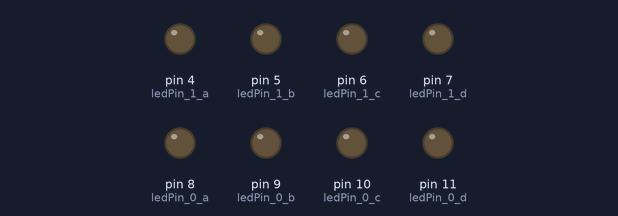
The sketch below on a simulated Arduino Uno, built with avr-gcc and run on an emulated ATmega328P. Parts: output pins drawn as LEDs (lit = HIGH).

Above: at 0.06 s.
Timing chart, 0 to 40.0 s (numbered marks = the images above):
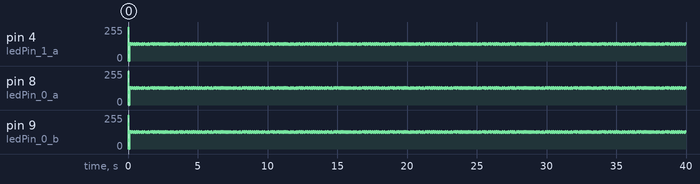

The sketch:

multi_nixie_fade_test.ino
```cpp
// SN74141 : Truth Table
//D C B A #
//L,L,L,L 0
//L,L,L,H 1
//L,L,H,L 2
//L,L,H,H 3
//L,H,L,L 4
//L,H,L,H 5
//L,H,H,L 6
//L,H,H,H 7
//H,L,L,L 8
//H,L,L,H 9

int ledPin_0_d = 11;
int ledPin_0_c = 10;
int ledPin_0_b = 9;
int ledPin_0_a = 8;

int ledPin_1_d = 7;
int ledPin_1_c = 6;
int ledPin_1_b = 5;
int ledPin_1_a = 4;

// anode pins
//int ledPin_a_1 = 10;
//int ledPin_a_2 = 11;
//int ledPin_a_3 = 12;


void setup()
{
  Serial.begin(9600);
  pinMode(ledPin_0_a, OUTPUT);
  pinMode(ledPin_0_b, OUTPUT);
  pinMode(ledPin_0_c, OUTPUT);
  pinMode(ledPin_0_d, OUTPUT);

  pinMode(ledPin_1_a, OUTPUT);
  pinMode(ledPin_1_b, OUTPUT);
  pinMode(ledPin_1_c, OUTPUT);
  pinMode(ledPin_1_d, OUTPUT);


}

void SetSN74141Chips( int num2, int num1 )
{
  int a,b,c,d;

  // set defaults.
  a=0;b=0;c=0;d=0; // will display a zero.

  // Load the a,b,c,d.. to send to the SN74141 IC (1)
  switch( num1 )
  {
    case 0: a=0;b=0;c=0;d=0;break;
    case 1: a=1;b=0;c=0;d=0;break;
    case 2: a=0;b=1;c=0;d=0;break;
    case 3: a=1;b=1;c=0;d=0;break;
    case 4: a=0;b=0;c=1;d=0;break;
    case 5: a=1;b=0;c=1;d=0;break;
    case 6: a=0;b=1;c=1;d=0;break;
    case 7: a=1;b=1;c=1;d=0;break;
    case 8: a=0;b=0;c=0;d=1;break;
    case 9: a=1;b=0;c=0;d=1;break;
    default: a=1;b=1;c=1;d=1;
    break;
  }

  // Write to output pins.
  digitalWrite(ledPin_0_d, d);
  digitalWrite(ledPin_0_c, c);
  digitalWrite(ledPin_0_b, b);
  digitalWrite(ledPin_0_a, a);

  // Load the a,b,c,d.. to send to the SN74141 IC (2)
  switch( num2 )
  {
    case 0: a=0;b=0;c=0;d=0;break;
    case 1: a=1;b=0;c=0;d=0;break;
    case 2: a=0;b=1;c=0;d=0;break;
    case 3: a=1;b=1;c=0;d=0;break;
    case 4: a=0;b=0;c=1;d=0;break;
    case 5: a=1;b=0;c=1;d=0;break;
    case 6: a=0;b=1;c=1;d=0;break;
    case 7: a=1;b=1;c=1;d=0;break;
    case 8: a=0;b=0;c=0;d=1;break;
    case 9: a=1;b=0;c=0;d=1;break;
    default: a=1;b=1;c=1;d=1;
    break;
  }

  // Write to output pins
  digitalWrite(ledPin_1_d, d);
  digitalWrite(ledPin_1_c, c);
  digitalWrite(ledPin_1_b, b);
  digitalWrite(ledPin_1_a, a);
}


float fadeMax = 6.0f;
float fadeStep = 0.3f;
int NumberArray[6]={0,0,0,0};
int currNumberArray[6]={0,0,0,0};
float NumberArrayFadeInValue[6]={18.0f,18.0f,18.0f,18.0f};
float NumberArrayFadeOutValue[6]={18.0f,18.0f,18.0f,18.0f};


void DisplayFadeNumberString()
{
  // Anode channel 1 - numerals 0,3
  SetSN74141Chips(currNumberArray[0],currNumberArray[3]);
  delay(NumberArrayFadeOutValue[2]);
  SetSN74141Chips(NumberArray[0],NumberArray[3]);
  delay(NumberArrayFadeInValue[2]);

  // Anode channel 2 - numerals 1,4
  SetSN74141Chips(currNumberArray[1],currNumberArray[4]);
  delay(NumberArrayFadeOutValue[2]);
  SetSN74141Chips(NumberArray[1],NumberArray[4]);
  delay(NumberArrayFadeInValue[2]);

//  // Anode channel 3 - numerals 2,5
//  SetSN74141Chips(currNumberArray[2],currNumberArray[5]);
////  digitalWrite(ledPin_a_3, HIGH);
//  delay(NumberArrayFadeOutValue[2]);
//  SetSN74141Chips(NumberArray[2],NumberArray[5]);
//  delay(NumberArrayFadeInValue[2]);
////  digitalWrite(ledPin_a_3, LOW);
//
  // Loop thru and update all the arrays, and fades.
  for( int i = 0 ; i < 4 ; i ++ )
  {
    if( NumberArray[i] != currNumberArray[i] )
    {
      NumberArrayFadeInValue[i] += fadeStep;
      NumberArrayFadeOutValue[i] -= fadeStep;

     for( int i = 0 ; i < 4 ; i ++ )
  {
    if( NumberArray[i] != currNumberArray[i] )
    {
      NumberArrayFadeInValue[i] += fadeStep;
      NumberArrayFadeOutValue[i] -= fadeStep;

      if( NumberArrayFadeInValue[i] >= fadeMax )
      {
        NumberArrayFadeInValue[i] = 0.0f;
        NumberArrayFadeOutValue[i] = fadeMax;
        currNumberArray[i] = NumberArray[i];
      }
    }
  }
 }
  }
}
void loop()
{
        NumberArray[3] = 3;
        NumberArray[1] = 0;
        NumberArray[0] = 1;
        NumberArray[2] = 2;
        DisplayFadeNumberString();    // Display numbers for a while.

}
```
